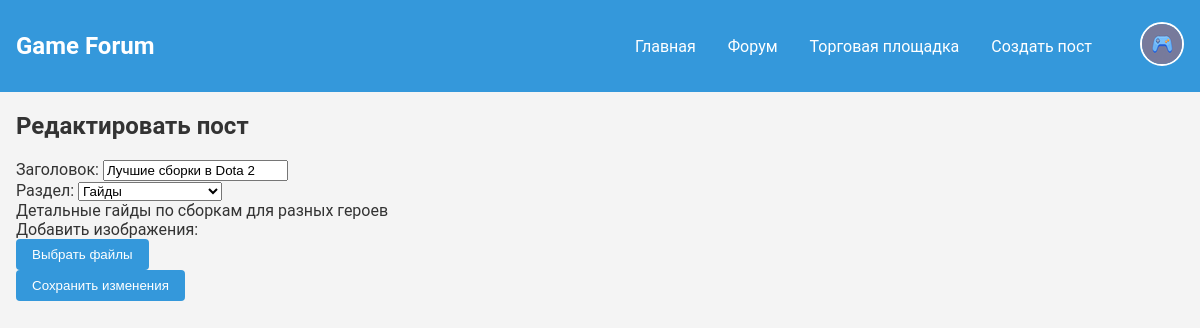
The page /edit_post/1 (signed in) on the database its author committed.
### app.py (models this page shows)
class Post(db.Model):
    __tablename__ = 'post'
    id = db.Column(db.Integer, primary_key=True)
    title = db.Column(db.String(100), nullable=False)
    content = db.Column(db.Text, nullable=False)
    user_id = db.Column(db.Integer, db.ForeignKey('user.id'), nullable=False)
    section = db.Column(db.String(20))
    price = db.Column(db.Float, nullable=True)
    created_at = db.Column(db.DateTime, default=datetime.utcnow)
    views = db.Column(db.Integer, default=0)
    comments = db.relationship('Comment', backref='post', lazy=True, cascade='all, delete-orphan')
    images = db.relationship('Image', backref='post', lazy=True, cascade='all, delete-orphan')

### app.py (the view, shortened to what this page needs)
@app.route('/edit_post/<int:post_id>', methods=['GET', 'POST'])
@login_required
def edit_post(post_id):
    post = Post.query.get_or_404(post_id)
    if post.user_id != current_user.id:
        abort(403)
    return render_template('edit_post.html', post=post)

### app.py (called while the page is built)
@login_manager.user_loader
def load_user(user_id):
    return User.query.get(int(user_id))

### templates/edit_post.html (shortened to what this page needs)
{% extends "base.html" %}
{% block content %}
    <h2>Редактировать пост</h2>
    <form method="POST" action="{{ url_for('edit_post', post_id=post.id) }}" id="post-form" enctype="multipart/form-data">
        <div class="form-group">
            <label for="title">Заголовок:</label>
            <input type="text" id="title" name="title" value="{{ post.title }}" required>
        </div>
        <div class="form-group">
            <label for="section">Раздел:</label>
            <select id="section" name="section">
                <option value="guides" {% if post.section == 'guides' %}selected{% endif %}>Гайды</option>
            </select>
        </div>
        <div class="editor-container">
            <div id="editor">{{ post.content|safe }}</div>
        </div>
        <div class="upload-section">
            <label>Добавить изображения:</label>
            <div class="upload-controls">
                <button type="button" id="upload-btn" class="btn">Выбрать файлы</button>
            </div>
        </div>
        <button type="submit" class="btn btn-primary">Сохранить изменения</button>
    </form>
    <link href="https://cdn.quilljs.com/1.3.6/quill.snow.css" rel="stylesheet">
{% endblock %}

### static/style.css (style rules this page uses)
:root { --primary-color: #3498db; --success-color: #2ecc71; --error-color: #e74c3c; --background-color: #f4f4f4; --text-color: #333; --header-color: #2c3e50; }
body { background-color: var(--background-color); color: var(--text-color); font-family: 'Roboto', sans-serif; margin: 0; padding: 0; }
.btn { background-color: var(--primary-color); color: white; padding: 0.5rem 1rem; border: none; border-radius: 4px; cursor: pointer; transition: 0.3s; }

### rows shown on the page
Post: title "Лучшие сборки в Dota 2", section "Гайды", content "Детальные гайды по сборкам для разных героев"
